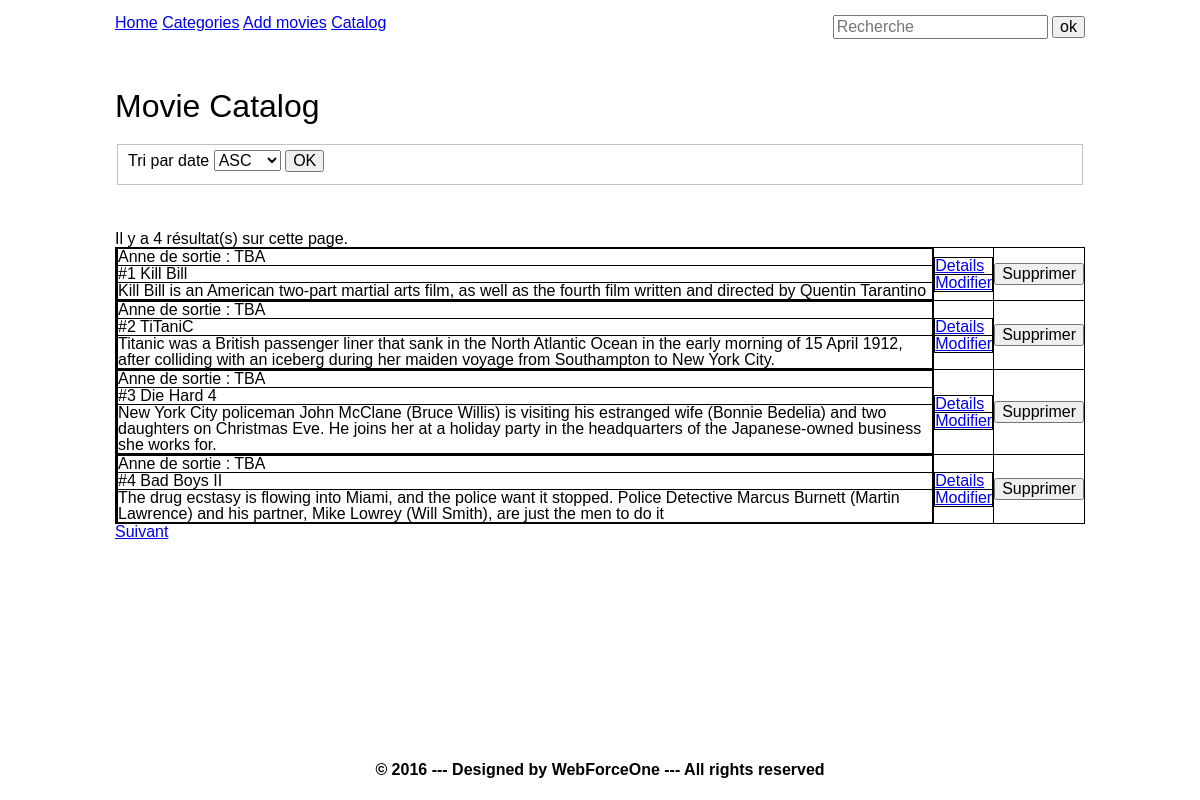
/movie_catalog.php, run on the app's committed database.
### tables this page shows
CREATE TABLE `movie` (
  `mov_id` int(10) UNSIGNED NOT NULL,
  `cat_id` int(10) UNSIGNED NOT NULL,
  `sto_id` int(10) UNSIGNED NOT NULL,
  `mov_title` varchar(128) DEFAULT NULL,
  `mov_cast` text,
  `mov_synopsis` text,
  `mov_path` varchar(255) DEFAULT NULL,
  `mov_original_title` varchar(128) DEFAULT NULL,
  `mov_image` varchar(255) DEFAULT NULL,
  `mov_date_creation` date DEFAULT NULL,
  `mov_date_update` datetime DEFAULT NULL
);

### movie_catalog.php (called while the page is built, shortened)
<?php
	require 'inc/db.php';
	$movieList = array();
	$nbPerPage = 4;
	$currentOff = 0;
	$currentPage = 1;
	$sql = '
			SELECT
			mov_id,
			mov_title,
			mov_original_title,
			mov_cast,
			mov_synopsis,
			mov_path,
			mov_image,
			mov_date_creation,
			mov_date_update
		FROM
			movie
		LEFT OUTER JOIN
			category ON category.cat_id = movie.cat_id
		LEFT OUTER JOIN
			storage ON storage.sto_id = movie.sto_id
		'
		;
		$sql.=' LIMIT :offset,:nbPerPage';
		$pdoStatement = $pdo->prepare($sql);
		$pdoStatement->bindValue(':offset', $currentOff, PDO::PARAM_INT);
		$pdoStatement->bindValue(':nbPerPage',$nbPerPage, PDO::PARAM_INT);
		if($pdoStatement->execute() === false){
			print_r($pdoStatement->errorInfo());
		}
		else if ($pdoStatement->rowCount() > 0){
			$movieList = $pdoStatement->fetchAll();
		}
require 'inc/header.php';
require 'inc/menu.php';
require 'inc/movie_catalog_view.php';
require 'inc/footer.php';

### inc/movie_catalog_view.php (the view, shortened to what this page needs)
<section class="container">
<h1>Movie Catalog</h1>
	<form action="" method="get">
		<fieldset>
			<span>Tri par date</span>
			<select name="tri_date">
				<option value="ASC">ASC</option>
			</select>
			<input type="submit" value="OK" />
		</fieldset>
	</form>
	<br />
</section>
<div class="container">
	<p> Il y a <?php echo count($movieList); ?> résultat(s) sur cette page.</p>
	<table>
	<?php foreach ($movieList as $key => $value): ?>
		<tr>
			<td>
				<table>
					<tr>
						<td> Anne de sortie : TBA</td>
					</tr>
					<tr>
						<td>
							<h3>
								<?= '#'.$value['mov_id'].' '.$value['mov_title']?>
							</h3>
						</td>
					</tr>
					<tr>
						<td><?= $value['mov_synopsis']?></td>
					</tr>
				</table>
			</td>
			<td>
				<table>
					<tr>
						<td> <a href="movie_single.php?mov_id=<?= $value['mov_id']?>"> Details </a> </td>
					</tr>
					<tr>
						<td><a href="update.php?mov_id=<?= $value['mov_id']?>"> Modifier </a></td>
					</tr>
				</table>
			</td>
			<td>
				<form action="delete.php" method="post">
					<button type="submit">Supprimer</button>
				</form>
			</td>
		</tr>
	<?php endforeach ?>
	</table>
			<a href="movie_catalog.php?page=<?=($currentPage+1) ?>">Suivant</a>
</div>

### inc/header.php (shortened to what this page needs)
<!DOCTYPE html>
<head>
	<link rel="stylesheet" type="text/css" href="css/reset.css">
	<link rel="stylesheet" type="text/css" href="css/normalize.css">
	<link rel="stylesheet" type="text/css" href="./css/styles.css">
</head>
<body>

### inc/menu.php
<div class="container container-menu">
	<nav>
		<a href="index.php">Home</a>
		<a href="category.php">Categories</a>
		<a href="addUpdate.php">Add movies</a>
		<a href="movie_catalog.php">Catalog</a>
	</nav>
	<form method="get" action="search.php">
		<input type="text" name="search" placeholder="Recherche"></input>
		<button type="submit">ok</button>
	</form>
</div>

### inc/footer.php
	<footer>
		<p align="center"><i><strong>&copy; 2016 --- Designed by WebForceOne --- All rights reserved</strong></i></p>
	</footer>
</body>
</html>

### css/styles.css (style rules this page uses)
* { box-sizing: border-box; }
html,body { min-height: 100%; padding-bottom: 60px; }
footer { position: fixed; background-color: #fff; bottom: 0; left: 0; right: 0; line-height: 60px; height: 60px; }
.container { max-width: 1000px; margin: auto; padding: 15px; }
.container-menu { padding: 15px; overflow: hidden; }
nav { float: left; }
nav+form { float: right; }
table { border-collapse:collapse; width: 100%; }
td { border: 1px solid; vertical-align: middle; }
td h3 { text-transform: capitalize; }

### data on the page
movie: mov_id "1", mov_title "Kill Bill", mov_synopsis "Kill Bill is an American two-part martial arts film, as well as the fourth film written and directed by Quentin Tarantino"
movie: mov_id "2", mov_title "TiTaniC", mov_synopsis "Titanic was a British passenger liner that sank in the North Atlantic Ocean in the early morning of 15 April 1912, after colliding with an iceberg during her maiden voyage from Southampton to New York City."
movie: mov_id "3", mov_title "Die Hard 4", mov_synopsis "New York City policeman John McClane (Bruce Willis) is visiting his estranged wife (Bonnie Bedelia) and two daughters on Christmas Eve. He joins her at a holiday party in the headquarters of the Japanese-owned business she works for."
movie: mov_id "4", mov_title "Bad Boys II", mov_synopsis "The drug ecstasy is flowing into Miami, and the police want it stopped. Police Detective Marcus Burnett (Martin Lawrence) and his partner, Mike Lowrey (Will Smith), are just the men to do it"

### other printed values
count($movieList) "4"
